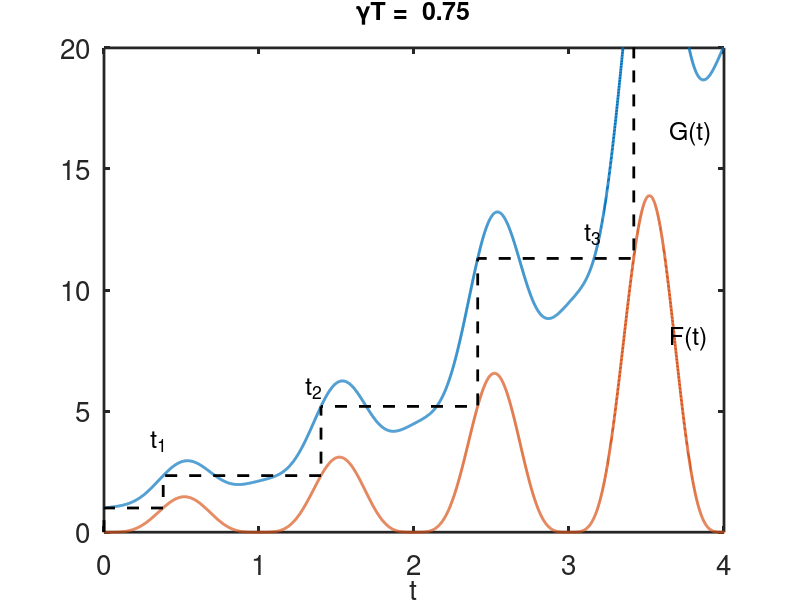
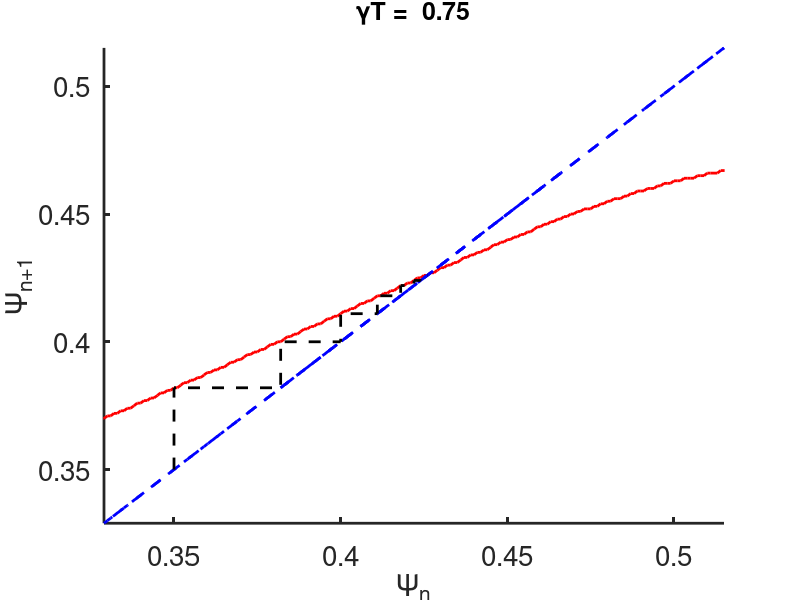
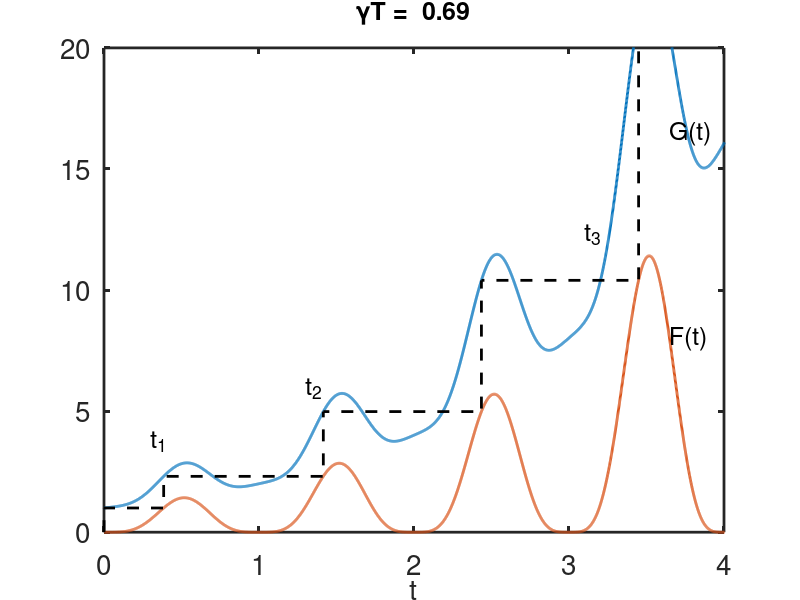
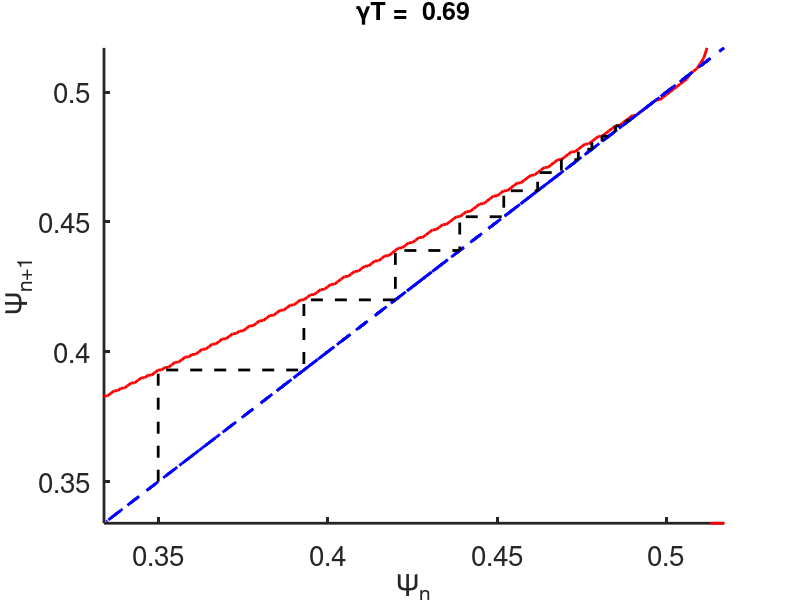

Write the MATLAB code that produced these figures, in order.

%  -------------------------------------------------------------------
%
%   Plot circle maps F(T_{n+1} ) = G(T_n).
%
%   For Chapter 12, Section 12.5.2 of
%   Keener and Sneyd, Mathematical Physiology, 3rd Edition, Springer.
%
%   Written by James Keener and James Sneyd.
%
%  -------------------------------------------------------------------

function circle_map

clear all
close all
clc

set(0,                           ...
   'defaultaxesfontsize', 20,   ...
   'defaultaxeslinewidth', 2.0, ...
   'defaultlinelinewidth', 2.0)

global gam del

% set parameters
del = 1;
gamlist=[0.75,0.694,0.67,0.55];  % a list of parameter values to use

for ngam = 1:length(gamlist)
    clear t1 t2 t3 tk Gkj Tk
    gam=gamlist(ngam);

    delt=0.001; % This determines the resolution
    t=[0:delt:6];
    F = evalF(t);
    G=evalG(t);

    % iterate the map

    tk(1) = 0.;
    N=0;
    j=1;
    while N==0
        tj = tk(j);
        Gkj=evalG(tj);
        Gk(j) = Gkj;
        if(isempty(find(F>=Gkj)))
            N=1;
        else
            j=j+1;
            ndx = min(find(F>=Gkj));
            tk(j) =t(ndx);
        end
    end
    N=j;
    gk(1) = 0;
    for j = 1:N
        gk(2*j) = Gk(j);
        gk(2*j+1) = Gk(j);
        Tk(2*j-1) = tk(j);
        Tk(2*j) = tk(j);
    end

    %this shows an example of the map
    figure(2*ngam-1)
        plot(t,G,t,F,Tk,gk(1:2*N),'k--')
        axis([0 4 0 20])
        xlabel('t','fontsize',20)
        text(3.65,8,'F(t)','fontsize',18)
        text(3.65,16.5,'G(t)','fontsize',18)
        text(0.3,3.75,'t_1','fontsize',18)
        text(3.1,12.3,'t_3','fontsize',18)
        text(1.3,5.95,'t_2','fontsize',18)
        formatSpecF = '%6.2f\n';
        title(strcat('\gammaT = ',sprintf(formatSpecF,gam)),'fontsize',18)

    % plot some circle maps (on the circle)
    t=[0:delt:1];
    F = evalF(t);
    [M,I]=max(F);
    ti=[0:delt:t(I)];
    Gkj=evalG(ti);
    t1=[0:delt:3];  %this must be large enough to get the whole range, but not too large
    F1=evalF(t1);
    for j=1:I
        j1=min(find(F1>=Gkj(j)));
        t2(j)= t1(j1);
    end
    t3=mod(t2,1);

    % track a trajectory
    tk(1)=0.35; % starting value
    t=[0:delt:15];
    F = evalF(t);
    N=0;
    j=1;
    while N==0
        tj = tk(j);
        Gkj=evalG(tj);
        if(isempty(find(F>=Gkj)))
            N=1;
        else
            j=j+1;
            ndx = min(find(F>=Gkj));
            tk(j) =t(ndx);
        end
    end
    N=j;

    for j = 1:N
        Tk(2*j-1) = tk(j);
        Tk(2*j) = tk(j);
    end
    Istop=max(find(t3(2:end)<t3(1:end-1))); % find the discontinuity/truncation
    figure(2*ngam)
    if(isempty(Istop))
        plot(ti,t3,'r',t3,t3,'b--',mod(Tk(1:end-1),1),mod(Tk(2:end),1),'k--')
        axis([min(t3) max(t3) min(t3) max(t3)])
    else
        plot(ti(1:Istop),t3(1:Istop),'r',ti(Istop+1:end),t3(Istop+1:end),'r',t3,t3,'b--',mod(Tk(1:end-1),1),mod(Tk(2:end),1),'k--')
        axis([min(t3) max(t3) min(t3) max(t3)])
    end

    xlabel('\Psi_n')
    ylabel('\Psi_{n+1}')
    box off
    formatSpecF = '%6.2f\n';
    title(strcat('\gammaT = ',sprintf(formatSpecF,gam)),'fontsize',18)
end

end % of main



%% here is where the functions F and G are specified
function F = evalF(t)
    global gam
    F = sin(pi*t).^4.*exp(gam*t);
end

function G = evalG(t)
    global gam del
    G = evalF(t)+del*exp(gam*t);
end
